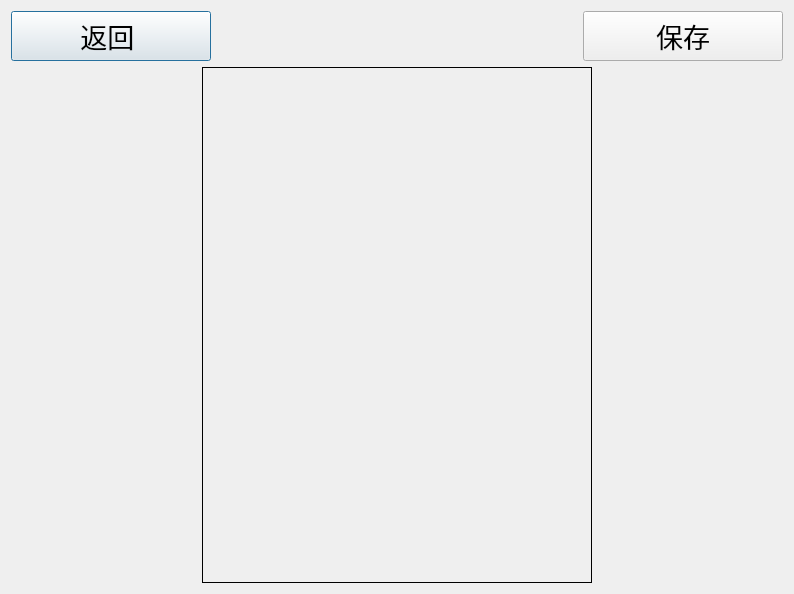
<?xml version="1.0" encoding="UTF-8"?>
<ui version="4.0">
 <class>CapturePhoto</class>
 <widget class="QDialog" name="CapturePhoto">
  <property name="geometry">
   <rect>
    <x>0</x>
    <y>0</y>
    <width>794</width>
    <height>594</height>
   </rect>
  </property>
  <property name="windowTitle">
   <string>采集人脸图像</string>
  </property>
  <property name="autoFillBackground">
   <bool>true</bool>
  </property>
  <property name="styleSheet">
   <string notr="true">color:rgb(0, 0, 0)</string>
  </property>
  <layout class="QGridLayout" name="gridLayout_2" columnstretch="0,0,0" rowminimumheight="50,520" columnminimumwidth="0,390,0">
   <property name="sizeConstraint">
    <enum>QLayout::SetMaximumSize</enum>
   </property>
   <item row="0" column="0" colspan="3">
    <layout class="QGridLayout" name="gridLayout" rowminimumheight="0" columnminimumwidth="200,0,200">
     <item row="0" column="1">
      <spacer name="horizontalSpacer_3">
       <property name="orientation">
        <enum>Qt::Horizontal</enum>
       </property>
       <property name="sizeHint" stdset="0">
        <size>
         <width>528</width>
         <height>20</height>
        </size>
       </property>
      </spacer>
     </item>
     <item row="0" column="0">
      <widget class="QPushButton" name="btnBack">
       <property name="sizePolicy">
        <sizepolicy hsizetype="Preferred" vsizetype="Preferred">
         <horstretch>0</horstretch>
         <verstretch>0</verstretch>
        </sizepolicy>
       </property>
       <property name="font">
        <font>
         <pointsize>20</pointsize>
        </font>
       </property>
       <property name="text">
        <string>返回 </string>
       </property>
       <property name="icon">
        <iconset resource="tx2_iris.qrc">
         <normaloff>:/image/返回.png</normaloff>:/image/返回.png</iconset>
       </property>
       <property name="iconSize">
        <size>
         <width>40</width>
         <height>40</height>
        </size>
       </property>
      </widget>
     </item>
     <item row="0" column="2">
      <widget class="QPushButton" name="btnSave">
       <property name="sizePolicy">
        <sizepolicy hsizetype="Preferred" vsizetype="Preferred">
         <horstretch>0</horstretch>
         <verstretch>0</verstretch>
        </sizepolicy>
       </property>
       <property name="font">
        <font>
         <pointsize>20</pointsize>
        </font>
       </property>
       <property name="text">
        <string>保存</string>
       </property>
       <property name="icon">
        <iconset resource="tx2_iris.qrc">
         <normaloff>:/image/保存.png</normaloff>:/image/保存.png</iconset>
       </property>
       <property name="iconSize">
        <size>
         <width>35</width>
         <height>35</height>
        </size>
       </property>
      </widget>
     </item>
    </layout>
   </item>
   <item row="1" column="0">
    <spacer name="horizontalSpacer">
     <property name="orientation">
      <enum>Qt::Horizontal</enum>
     </property>
     <property name="sizeType">
      <enum>QSizePolicy::Preferred</enum>
     </property>
     <property name="sizeHint" stdset="0">
      <size>
       <width>0</width>
       <height>0</height>
      </size>
     </property>
    </spacer>
   </item>
   <item row="1" column="1">
    <widget class="QLabel" name="labFaceImageStream">
     <property name="sizePolicy">
      <sizepolicy hsizetype="Preferred" vsizetype="Preferred">
       <horstretch>0</horstretch>
       <verstretch>0</verstretch>
      </sizepolicy>
     </property>
     <property name="autoFillBackground">
      <bool>false</bool>
     </property>
     <property name="frameShape">
      <enum>QFrame::Panel</enum>
     </property>
     <property name="text">
      <string/>
     </property>
    </widget>
   </item>
   <item row="1" column="2">
    <spacer name="horizontalSpacer_2">
     <property name="orientation">
      <enum>Qt::Horizontal</enum>
     </property>
     <property name="sizeType">
      <enum>QSizePolicy::Preferred</enum>
     </property>
     <property name="sizeHint" stdset="0">
      <size>
       <width>0</width>
       <height>0</height>
      </size>
     </property>
    </spacer>
   </item>
  </layout>
 </widget>
 <resources>
  <include location="tx2_iris.qrc"/>
 </resources>
 <connections/>
</ui>
